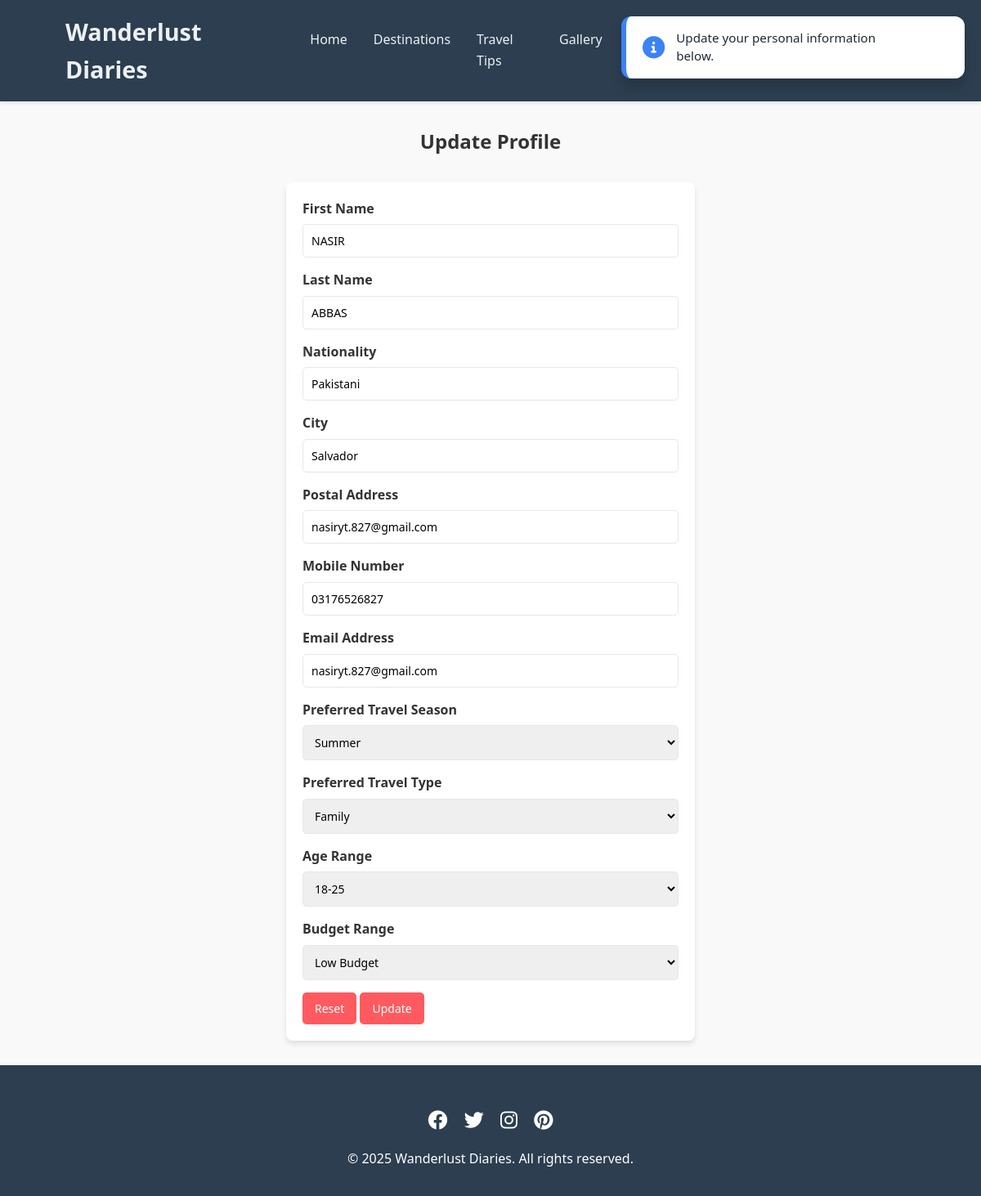
Screenshot of /profile/update/ (signed in) with the database file from the repository.
### myapp/models.py (models this page shows, shortened)
class CustomUser(models.Model):
    first_name = models.CharField(max_length=50)
    last_name = models.CharField(max_length=50)
    nationality = models.CharField(max_length=50)
    city = models.CharField(max_length=50)
    postal_address = models.CharField(max_length=100)
    mobile_no = models.CharField(max_length=20, unique=True)
    email = models.EmailField(unique=True)
    password = models.CharField(max_length=255)
    SEASON_CHOICES = [
        ("summer", "Summer"),
        ("winter", "Winter"),
        ("spring", "Spring"),
        ("autumn", "Autumn"),
    ]
    TRAVEL_TYPE_CHOICES = [
        ("adventure", "Adventure"),
        ("cultural", "Cultural"),
        ("leisure", "Leisure"),
        ("family", "Family"),
        ("luxury", "Luxury"),
    ]
    AGE_RANGE_CHOICES = [
        ("18-25", "18-25"),
        ("26-35", "26-35"),
        ("36-50", "36-50"),
        ("50+", "50+"),
    ]
    BUDGET_RANGE_CHOICES = [
        ("low", "Low Budget"),
        ("medium", "Medium Budget"),
        ("high", "High Budget"),
        ("luxury", "Luxury Budget"),
    ]
    travel_season = models.CharField(max_length=20, choices=SEASON_CHOICES, blank=True, null=True)
    travel_type = models.CharField(max_length=20, choices=TRAVEL_TYPE_CHOICES, blank=True, null=True)
    age_range = models.CharField(max_length=20, choices=AGE_RANGE_CHOICES, blank=True, null=True)
    budget_range = models.CharField(max_length=20, choices=BUDGET_RANGE_CHOICES, blank=True, null=True)
    created_at = models.DateTimeField(auto_now_add=True)

### myapp/views.py (the view, shortened to what this page needs)
# urls.py: path("profile/update/", views.profile_update, name="profile_update"),
def profile_update(request):
    user_id = request.session.get("user_id")
    if not user_id:
        messages.warning(request, "You need to log in to update your profile.")
        return redirect("login")
    user = CustomUser.objects.get(id=user_id)
    messages.info(request, "Update your personal information below.")
    return render(request, "profile_update.html", {"user": user})

### templates/profile_update.html (shortened to what this page needs)
{% extends "base.html" %}
{% block content %}
<div class="container form-container">
    <h2>Update Profile</h2>
    <form method="post">
        <label for="first_name">First Name</label>
        <input type="text" name="first_name" value="{{ user.first_name }}" required>
        <label for="last_name">Last Name</label>
        <input type="text" name="last_name" value="{{ user.last_name }}" required>
        <label for="nationality">Nationality</label>
        <input type="text" name="nationality" value="{{ user.nationality }}">
        <label for="city">City</label>
        <input type="text" name="city" value="{{ user.city }}">
        <label for="postal_address">Postal Address</label>
        <input type="text" name="postal_address" value="{{ user.postal_address }}">
        <label for="mobile_no">Mobile Number</label>
        <input type="text" name="mobile_no" value="{{ user.mobile_no }}" required>
        <label for="email">Email Address</label>
        <input type="email" name="email" value="{{ user.email }}" required>
        <label for="travel_season">Preferred Travel Season</label>
        <select name="travel_season">
            {% for key, value in user.SEASON_CHOICES %}
            <option value="{{ key }}" {% if user.travel_season == key %}selected{% endif %}>{{ value }}</option>
            {% endfor %}
        </select>
        <label for="travel_type">Preferred Travel Type</label>
        <select name="travel_type">
            {% for key, value in user.TRAVEL_TYPE_CHOICES %}
            <option value="{{ key }}" {% if user.travel_type == key %}selected{% endif %}>{{ value }}</option>
            {% endfor %}
        </select>
        <label for="age_range">Age Range</label>
        <select name="age_range">
            {% for key, value in user.AGE_RANGE_CHOICES %}
            <option value="{{ key }}" {% if user.age_range == key %}selected{% endif %}>{{ value }}</option>
            {% endfor %}
        </select>
        <label for="budget_range">Budget Range</label>
        <select name="budget_range">
            {% for key, value in user.BUDGET_RANGE_CHOICES %}
            <option value="{{ key }}" {% if user.budget_range == key %}selected{% endif %}>{{ value }}</option>
            {% endfor %}
        </select>
        <div class="form-actions">
            <button type="reset" class="btn-reset">Reset</button>
            <button type="submit" class="btn-primary">Update</button>
        </div>
    </form>
</div>
{% endblock %}

### templates/base.html (style rules this page uses)
:root { --primary-color: #ff5a5f; --primary-hover: #e14d52; --secondary-color: #ffcc00; --secondary-hover: #e6b800; --text-primary: #1f2937; --text-secondary: #4b5563; --bg-primary: #ffffff; --bg-secondary: #fdf2f2; --border-color: #e5e7eb; --shadow-sm: 0 1px 2px rgba(0, 0, 0, 0.05); --shadow-md: 0 4px 6px rgba(0, 0, 0, 0.1); --shadow-lg: 0 10px 15px rgba(0, 0, 0, 0.15); --success-color: #10b981; --error-color: #ef4444; --warning-color: #f59e0b; --info-color: #3b82f6; }
* { margin: 0; padding: 0; box-sizing: border-box; font-family: 'Segoe UI', Tahoma, Geneva, Verdana, sans-serif; }
body { line-height: 1.6; color: #333; background-color: #f9f9f9; }
.container { width: 90%; max-width: 1200px; margin: 0 auto; padding: 0 20px; }
h1,h2,h3 { margin: 30px; text-align: center; }
form { max-width: 500px; margin: 30px auto; padding: 20px; background: var(--bg-primary); border-radius: 8px; box-shadow: var(--shadow-md); }
label { display: block; margin-bottom: 6px; font-weight: 600; }
input, select, textarea, select[multiple] { width: 100%; padding: 10px; border: 1px solid var(--border-color); border-radius: 5px; margin-bottom: 15px; font-size: 14px; }
input[type="submit"], button { background: var(--primary-color); color: white; border: none; padding: 10px 15px; font-size: 14px; cursor: pointer; border-radius: 5px; transition: all 0.3s ease; }

### rows the page displays
CustomUser: first_name "NASIR", last_name "ABBAS", nationality "Pakistani", city "Salvador", postal_address "nasiryt.827@gmail.com", mobile_no "03176526827", email "nasiryt.827@gmail.com", travel_season "Summer", travel_type "Family", age_range "18-25", budget_range "Low Budget"

### other values shown
{{ message|safe }} "Update your personal information below."
